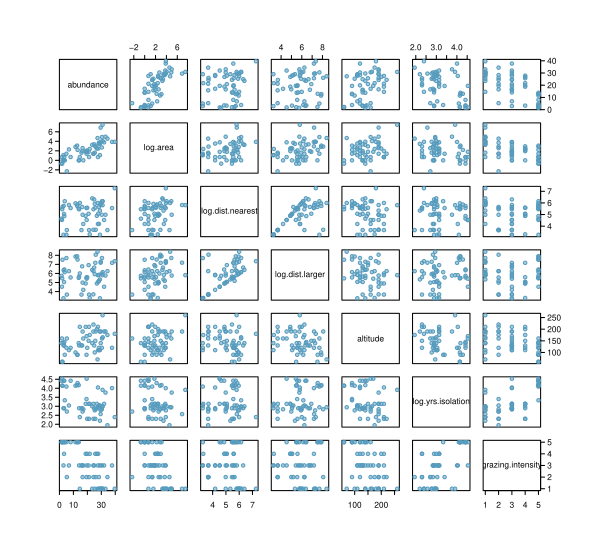

Generate this figure with R:
library(openintro)
library(oibiostat)
data(COL)
data("forest.birds")

forest.birds$log.area = log(forest.birds$patch.area)
forest.birds$log.dist.nearest = log(forest.birds$dist.nearest)
forest.birds$log.dist.larger = log(forest.birds$dist.larger)
forest.birds$log.yrs.isolation = log(forest.birds$yrs.isolation)

myPDF("forestbirdsScatterPlotMatrix.pdf",
#      6, 3.3,
     6, 5.5,
     mar = c(3, 4.5, 0.5, 1.2),
     mgp = c(2.0, 0.5, 0),
     mai = c(0.1, 0.1, 0.1, 0.1))

pairs(~ abundance + log.area + log.dist.nearest
      + log.dist.larger  + altitude + log.yrs.isolation +
        grazing.intensity, data=forest.birds,
      pch = 21,
      cex = 0.7,
      cex.axis = (0.8),
      bg = COL[1, 3],
      col = COL[1])

dev.off()
